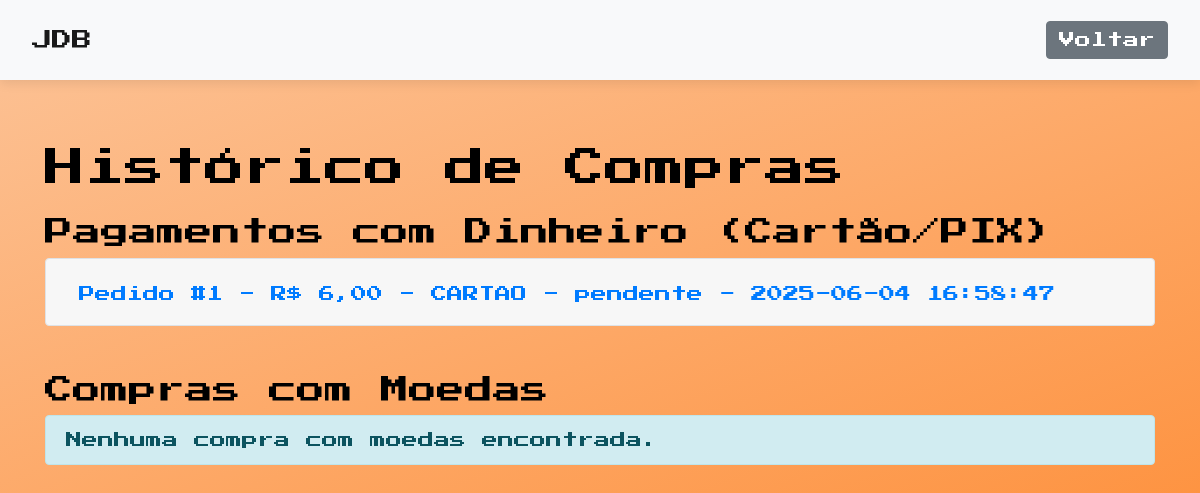
Page /View/HistoricoCompras.php (signed in) on the committed database.
### tables this page shows
CREATE TABLE `pedidos` (
  `id` int(11) NOT NULL,
  `id_usuario` int(11) NOT NULL,
  `total` decimal(10,2) NOT NULL,
  `status` enum('pendente','processando','enviado','entregue','cancelado') DEFAULT 'pendente',
  `metodo_pagamento` enum('cartao','pix') NOT NULL,
  `data_pedido` datetime DEFAULT current_timestamp(),
  `hash_transacao` varchar(255) DEFAULT NULL
);

### Controller/ControllerVendas.php (called while the page is built, shortened)
<?php
class ControllerVendas {
    private $db;
    public function __construct() {
        $this->db = BancoDeDados::getInstance('localhost', 'root', '', 'banco');
    }
    public function getPedidosByUsuario($idUsuario) {
        $conn = $this->db->getConnection();
        $sql = "SELECT * FROM pedidos WHERE id_usuario = ? ORDER BY data_pedido DESC";
        $stmt = $conn->prepare($sql);
        $stmt->bind_param('i', $idUsuario);
        $stmt->execute();
        $res = $stmt->get_result();
        $pedidos = [];
        while ($row = $res->fetch_assoc()) { $pedidos[] = $row; }
        return $pedidos;
    }
}

### View/HistoricoCompras.php (the view, shortened to what this page needs)
<?php
require_once __DIR__ . '/../Controller/ControllerVendas.php';
$controller = new ControllerVendas();
$userId = $_SESSION['id'];
$pedidos = $controller->getPedidosByUsuario($userId);
$historicoMoedas = $controller->getHistoricoMoedasByUsuario($userId);
?>
<!DOCTYPE html>
<html lang="pt-br">
<head>
    <link rel="stylesheet" href="https://stackpath.bootstrapcdn.com/bootstrap/4.5.2/css/bootstrap.min.css">
    <link rel="stylesheet" href="https://cdnjs.cloudflare.com/ajax/libs/font-awesome/5.15.4/css/all.min.css">
    <link rel="stylesheet" href="../Assets/style.css">
</head>
<body>
    <nav class="navbar navbar-expand-lg navbar-light bg-light">
        <a class="navbar-brand" href="Home.php">JDB</a>
        <div class="ml-auto">
            <a href="Home.php" class="btn btn-secondary">Voltar</a>
        </div>
    </nav>
    <div class="container mt-4">
        <h1>Histórico de Compras</h1>
        <h3 class="mt-4">Pagamentos com Dinheiro (Cartão/PIX)</h3>
        <?php if (empty($pedidos)): ?>
            <div class="alert alert-info">Nenhuma compra com dinheiro encontrada.</div>
        <?php else: ?>
            <div class="accordion" id="pedidosAccordion">
                <?php foreach ($pedidos as $idx => $pedido): ?>
                    <div class="card">
                        <div class="card-header" id="heading<?php echo $idx; ?>">
                            <h2 class="mb-0">
                                <button class="btn btn-link" type="button" data-toggle="collapse" data-target="#collapse<?php echo $idx; ?>">
                                    Pedido #<?php echo $pedido['id']; ?> - R$ <?php echo number_format($pedido['total'], 2, ',', '.'); ?> - <?php echo strtoupper($pedido['metodo_pagamento']); ?> - <?php echo $pedido['status']; ?> - <?php echo $pedido['data_pedido']; ?>
                                </button>
                            </h2>
                        </div>
                    </div>
                <?php endforeach; ?>
            </div>
        <?php endif; ?>
        <h3 class="mt-5">Compras com Moedas</h3>
        <?php if (empty($historicoMoedas)): ?>
            <div class="alert alert-info">Nenhuma compra com moedas encontrada.</div>
        <?php endif; ?>
    </div>
</body>
</html>

### Assets/base.css (style rules this page uses)
:root { --color1: #FCC499; --color2: #ff6f00; --color3: #419EAE; --color4: #ffb969; --color5: #F2684A; --color6: #000000; --dark: #000000; }
html { transition: background-color 0.5s ease, color 0.5s ease; }
body { font-family: 'Press Start 2P', cursive; margin: 0; padding: 20px; box-sizing: border-box; scroll-behavior: smooth; scroll-padding-top: 8rem; }

### Assets/layout.css (style rules this page uses)
body { background: linear-gradient(160deg, var(--color1) 0%, var(--color2) 100%); min-height: 150vh; }
.container { padding-top: 100px; }
.navbar { background: var(--color5); display: flex; justify-content: space-between; align-items: center; padding: 0 2rem; height: var(--navbar-height); position: fixed; top: 0; left: 0; right: 0; z-index: 1000; box-shadow: 0 4px 10px rgba(0, 0, 0, 0.08); transition: background-color 0.3s ease, box-shadow 0.3s ease; }
:root { --navbar-height: 80px; }

### Assets/themes.css (style rules this page uses)
:root { --bg-color: #ffffff; --text-color: #000000; --card-bg: #ffffff; --card-text: #000000; --border-color: #dee2e6; }
body { background-color: var(--bg-color); color: var(--text-color); transition: background-color 0.3s ease, color 0.3s ease; }
.card { background-color: var(--card-bg); color: var(--card-text); border-color: var(--border-color); transition: background-color 0.3s ease, color 0.3s ease; }

### rows in the picture
pedidos: id "1", total "6,00", metodo_pagamento "CARTAO", status "pendente", data_pedido "2025-06-04 16:58:47"
